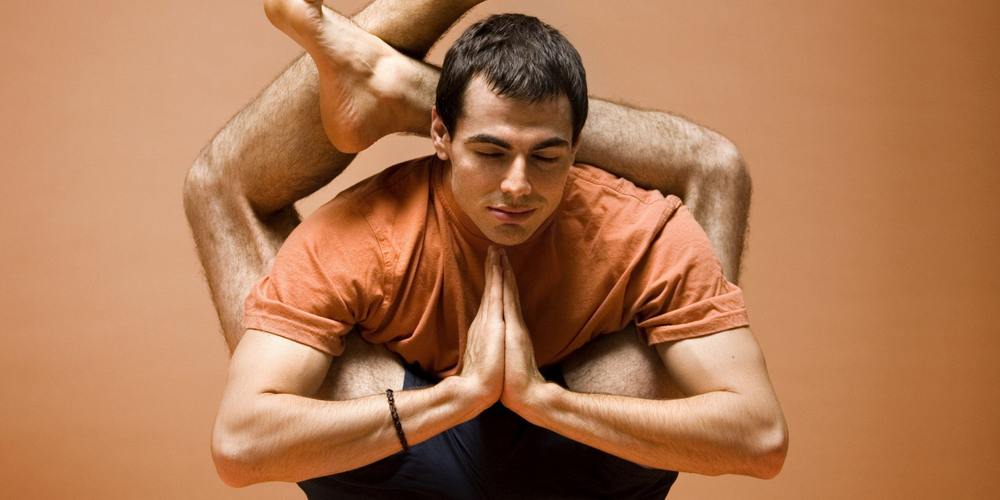
#> input picture HT8/input_data/input_image.png, 1000 x 500 px, shrunk from 2000 x 1000 before the run
$ python object_analysis.py   (older library calls are emulated)
#> lines starting #> are read from the running program, lines starting #| are printed output that depends on the picture; after the words box and inside, x2 and y2 are one past the last pixel; in counts of white or black regions, pixels touching at a corner belong together
"""
Шаблонный метод (Template method)
"""
import cv2
import numpy as np
import random as rng
import pandas as pd


def calculate_hu_moments(func):
    def wrapper(*args, **kwargs):
        canny_output = func(*args, **kwargs)
        contours, _ = cv2.findContours(canny_output, cv2.RETR_TREE,
                                       cv2.CHAIN_APPROX_SIMPLE)
        mu = [None] * len(contours)
        for idx in range(len(contours)):
            mu[idx] = cv2.moments(contours[idx])

        mc = [None] * len(contours)
        for idx in range(len(contours)):
            mc[idx] = (mu[idx]['m10'] / (mu[idx]['m00'] + 1e-5),
                       mu[idx]['m01'] / (mu[idx]['m00'] + 1e-5))

        drawing = np.zeros((canny_output.shape[0], canny_output.shape[1], 3),
                           dtype=np.uint8)

        for idx in range(len(contours)):
            color = (
                rng.randint(
                    0, 256), rng.randint(
                    0, 256), rng.randint(
                    0, 256))
            cv2.drawContours(drawing, contours, idx, color, 2)
            cv2.circle(drawing, (int(mc[idx][0]), int(mc[idx][1])), 4, color,
                       -1)
        cv2.imwrite('output_data/colored.png', drawing)
        f = open('output_data/output.txt', 'w')
        for idx in range(len(contours)):
            print(
                ' * Contour[%d] - Area (M_00) = %.2f - Area OpenCV: %.2f - '
                'Length: %.2f' %
                (idx, mu[idx]['m00'], cv2.contourArea(
                    contours[idx]), cv2.arcLength(
                    contours[idx], True)), file=f)
        f.close()
        return canny_output, mu, mc
    return wrapper


class ObjectAnalysis:
    def gauss_filter(self, img):
        return cv2.GaussianBlur(img, (5, 5), 0)

    @calculate_hu_moments
    def canny_edge(self, img):
        return cv2.Canny(img, 100, 200)

    def segmentation(self, img):
        img[np.all(img == 255, axis=2)] = 0

        kernel = np.array([[1, 1, 1], [1, -8, 1], [1, 1, 1]], dtype=np.float32)
        imgLaplacian = cv2.filter2D(img, cv2.CV_32F, kernel)
        sharp = np.float32(img)
        imgResult = sharp - imgLaplacian

        imgResult = np.clip(imgResult, 0, 255)
        imgResult = imgResult.astype(np.uint8)
        imgLaplacian = np.clip(imgLaplacian, 0, 255)
        imgLaplacian = np.uint8(imgLaplacian)

        bw = cv2.cvtColor(imgResult, cv2.COLOR_BGR2GRAY)
        _, bw = cv2.threshold(bw.astype(np.uint8), 40, 255,
                              cv2.THRESH_BINARY | cv2.THRESH_OTSU)

        dist = cv2.distanceTransform(bw, cv2.DIST_L2, 3)
        cv2.normalize(dist, dist, 0, 1.0, cv2.NORM_MINMAX)

        _, dist = cv2.threshold(dist, 0.4, 1.0, cv2.THRESH_BINARY)

        kernel1 = np.ones((3, 3), dtype=np.uint8)
        dist = cv2.dilate(dist, kernel1)

        dist_8u = dist.astype(np.uint8)
        contours, _ = cv2.findContours(dist_8u, cv2.RETR_EXTERNAL,
                                       cv2.CHAIN_APPROX_SIMPLE)

        markers = np.zeros(dist.shape, dtype=np.int32)
        for i in range(len(contours)):
            cv2.drawContours(markers, contours, i, (i + 1), -1)

        cv2.circle(markers, (5, 5), 3, (255, 255, 255), -1)
        markers_8u = (markers * 10).astype('uint8')

        cv2.watershed(imgResult, markers)
        mark = markers.astype('uint8')
        mark = cv2.bitwise_not(mark)

        colors = []
        for contour in contours:
            colors.append((rng.randint(0, 256), rng.randint(0, 256),
                           rng.randint(0, 256)))
        dst = np.zeros((markers.shape[0], markers.shape[1], 3), dtype=np.uint8)

        for i in range(markers.shape[0]):
            for j in range(markers.shape[1]):
                index = markers[i, j]
                if index > 0 and index <= len(contours):
                    dst[i, j, :] = colors[index - 1]

        return dst

    # [34 lines left out: functions template_method, noise_filtering, object_parameters, not called in this run]


class BinaryImage(ObjectAnalysis):
    def __init__(self):
        pass

    def noise_filtering(self, image):
        median = cv2.medianBlur(image, 5)
        return median


class MonochromeImage(BinaryImage):
    def __init__(self):
        pass

    def noise_filtering(self, image):
        return None


class ColorImage(MonochromeImage):
    def __init__(self):
        pass


if __name__ == '__main__':
    color_conv = ColorImage()
    img = cv2.imread("input_data/input_image.png")
#> img is the input picture: shape (500, 1000, 3); mean B, G, R 82.2, 119.1, 173.9
    contours, mu, mc = color_conv.canny_edge(img)
#> in canny_edge, `return cv2.Canny(img, 100, 200)`:
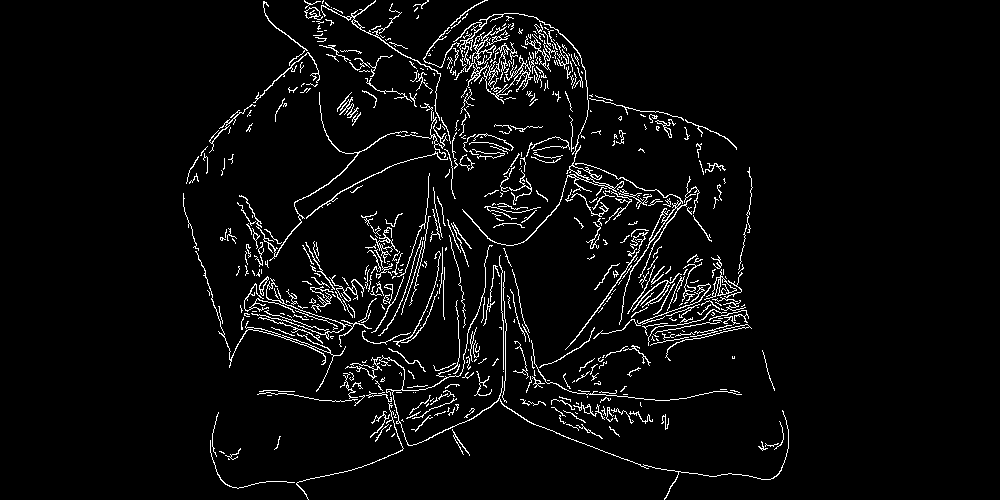
#> returned value: shape (500, 1000); 4.4% white in thin lines or dots, all inside (x1, y1, x2, y2) = (183, 0, 789, 500)
#> in wrapper, `contours, _ = cv2.findContours(canny_output, cv2.RETR_TREE, cv2.CHAIN_..`: contours = 696 contours, 626 with area under 20; largest, box (x1, y1, x2, y2) and area: (453, 13, 624, 246) 507, (575, 163, 692, 325) 258, (704, 269, 737, 300) 224, (472, 25, 510, 65) 202, (379, 245, 789, 500) 150
#> in wrapper, `mu = [None] * len(contours)`: mu = 696 items
#> after the loop in wrapper, `for idx in range(len(contours)):`: mc = 696 pairs, first value 0 to 779.9, second value 0 to 478.7
#> the loop in wrapper, `for idx in range(len(contours)):` made 696 passes
#> color on passes 1 to 3: (197, 215, 20), (132, 248, 207), (155, 244, 183)
#> after the loop in wrapper, `for idx in range(len(contours)):`:
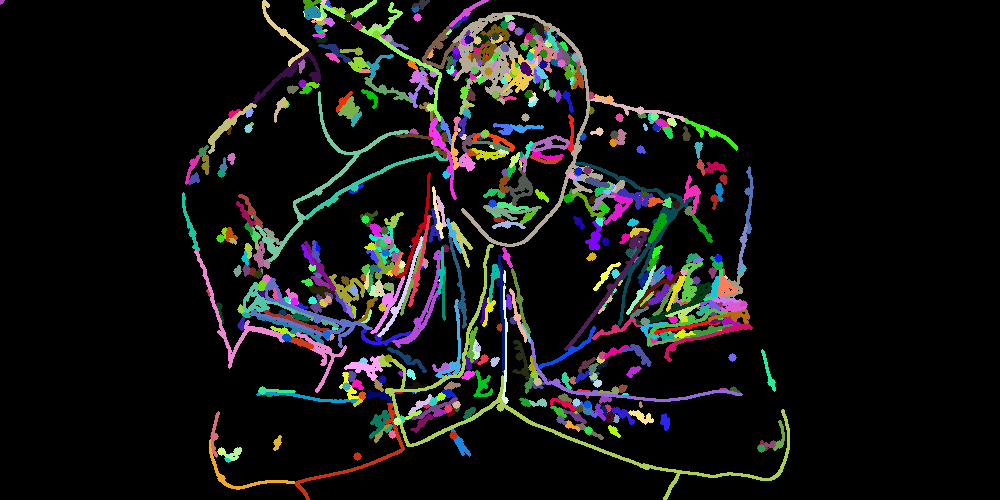
#> drawing: shape (500, 1000, 3); mean of channels 0, 1, 2 18.7, 19.5, 19.5; drawn as B, G, R
#> mu = 696 items

    seg = color_conv.segmentation(img)
#> in segmentation, `imgResult = sharp - imgLaplacian`:
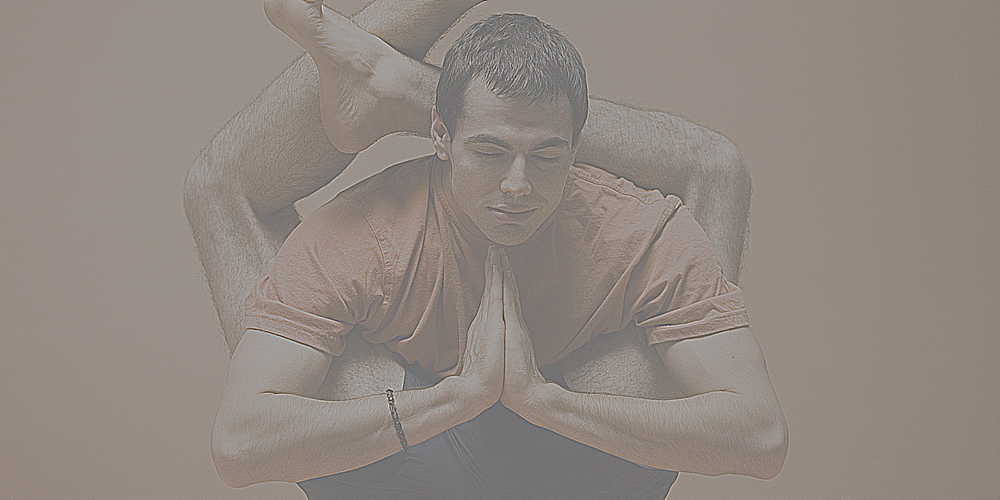
#> imgResult: shape (500, 1000, 3) float32; mean B, G, R 82.2, 119.1, 173.9; drawn with min black and max white
#> in segmentation, `_, bw = cv2.threshold(bw.astype(np.uint8), 40, 255, cv2.THRESH_BINARY ..`: bw: shape (500, 1000); 75.1% white; 6882 black regions (6769 under 20 px), largest, box (x1, y1, x2, y2) and area: (228, 0, 789, 500) 100264, (727, 161, 753, 290) 1340, (975, 0, 1000, 125) 952
#> in segmentation, `_, dist = cv2.threshold(dist, 0.4, 1.0, cv2.THRESH_BINARY)`: dist: shape (500, 1000) float32; values 0 (black) and 1 (white), 12% white; 3 white regions (1 under 20 px), largest, box (x1, y1, x2, y2) and area: (0, 0, 225, 423) 49903, (611, 0, 801, 87) 9927
#> in segmentation, `dist = cv2.dilate(dist, kernel1)`:
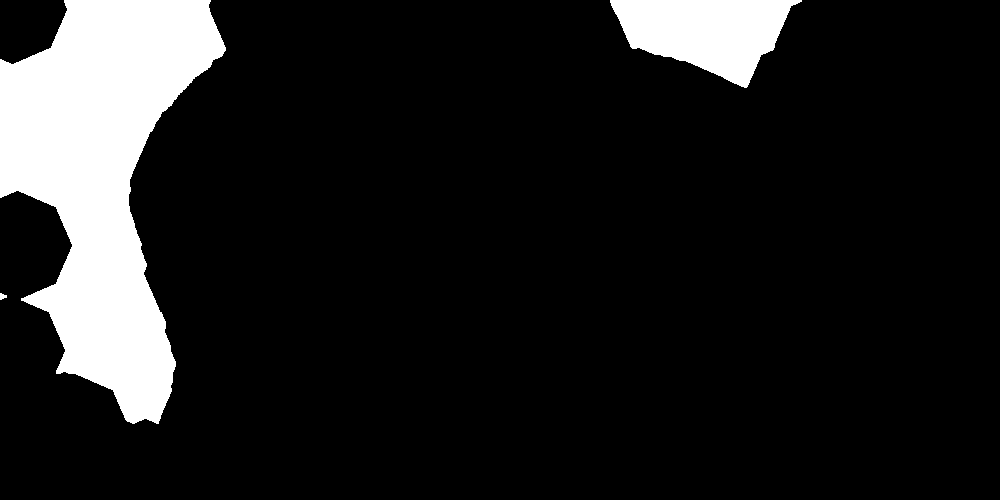
#> dist: shape (500, 1000) float32; values 0 (black) and 1 (white), 12.3% white; 3 white regions, box (x1, y1, x2, y2) and area: (0, 0, 226, 424) 51214, (610, 0, 802, 88) 10303, (0, 293, 7, 300) 33
#> in segmentation, `dist_8u = dist.astype(np.uint8)`: dist_8u: shape (500, 1000); values 0 (black) and 1 (white), 12.3% white; 3 white regions
#> in segmentation, `contours, _ = cv2.findContours(dist_8u, cv2.RETR_EXTERNAL, cv2.CHAIN_A..`: contours = 3 contours; box (x1, y1, x2, y2) and area: (0, 0, 226, 424) 50610, (610, 0, 802, 88) 10076, (0, 293, 7, 300) 22
#> the loop in segmentation, `for i in range(len(contours)):` made 3 passes
#> after the loop in segmentation, `for i in range(len(contours)):`:
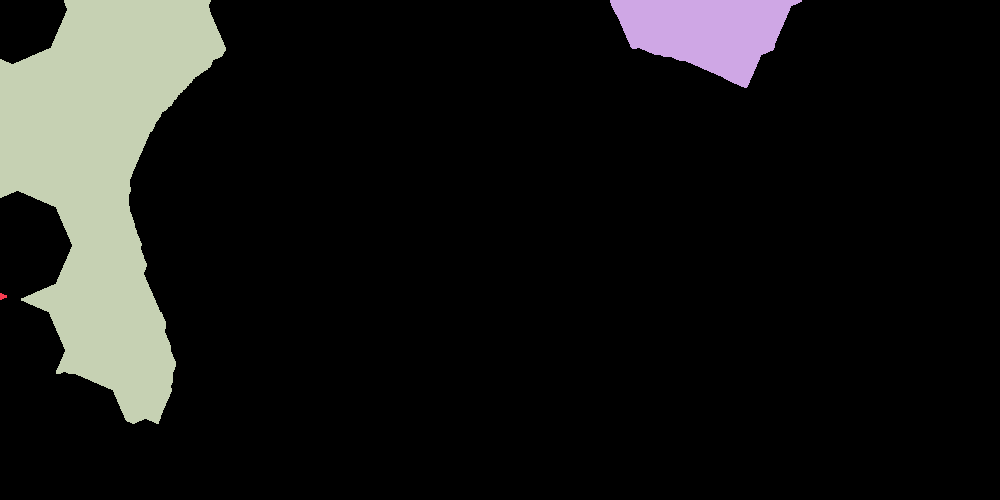
#> markers: shape (500, 1000) int32; 4 distinct labels, from 0 to 3; one colour per label, 0 black
#> in segmentation, `cv2.circle(markers, (5, 5), 3, (255, 255, 255), -1)`: markers: shape (500, 1000) int32; 5 distinct labels, from 0 to 255
#> in segmentation, `mark = cv2.bitwise_not(mark)`:
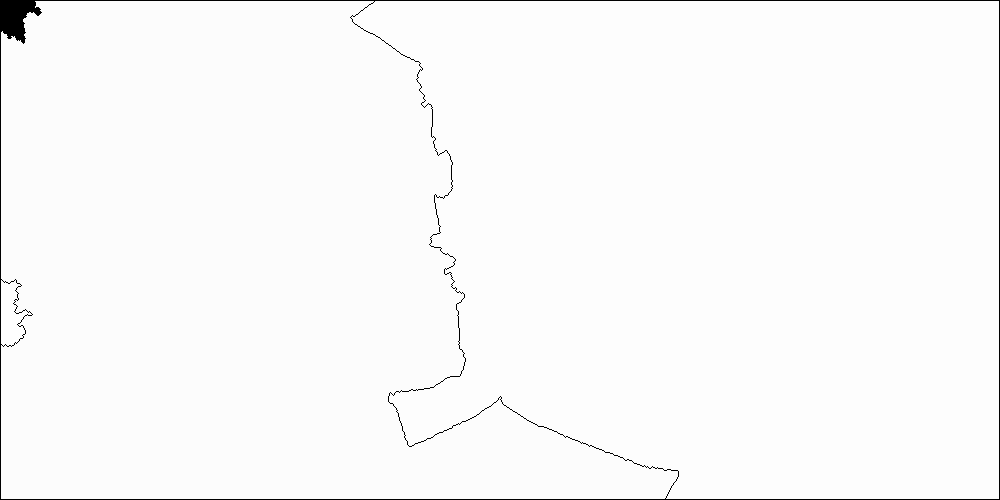
#> mark: shape (500, 1000); min 0, max 254, mean 250
#> the loop in segmentation, `for contour in contours:` made 3 passes
#> after the loop in segmentation, `for contour in contours:`: colors = [(43, 200, 115), (24, 107, 211), (14, 24, 204)]
#> after the loop in segmentation, `for i in range(markers.shape[0]):`:
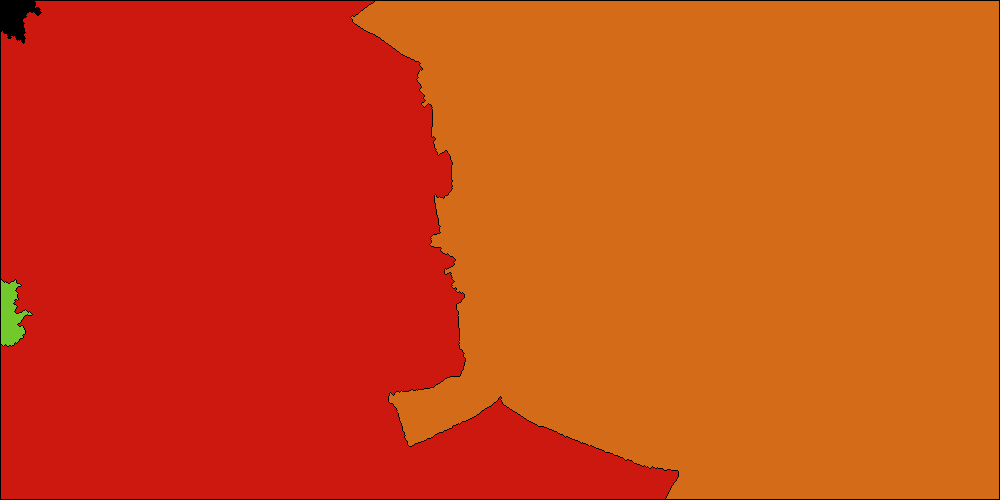
#> dst: shape (500, 1000, 3); mean of channels 0, 1, 2 19.3, 68.6, 205.5; drawn as B, G, R

    cv2.imwrite("output_data/contours.png", contours)
    cv2.imwrite("output_data/segmented.png", seg)


    with open("output_data/mu.txt", 'w') as file:
        for elem in mu:
            print(elem, file=file)
    with open("output_data/mc.txt", 'w') as file:
        for elem in mc:
            print(elem, file=file)
#> this loop made 696 passes
#> elem on passes 1 to 3: (228.3, 458.7), (222, 452), (237.8, 451.8)
